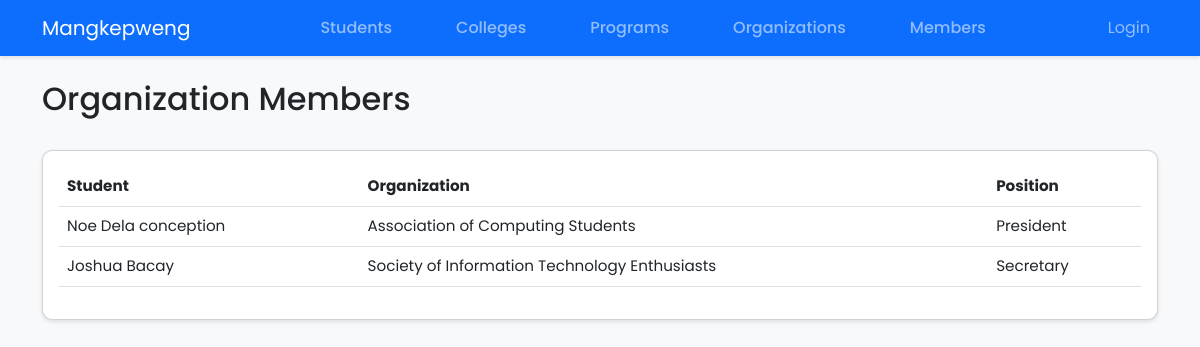
/members/, run on an earlier commit of the app's database.
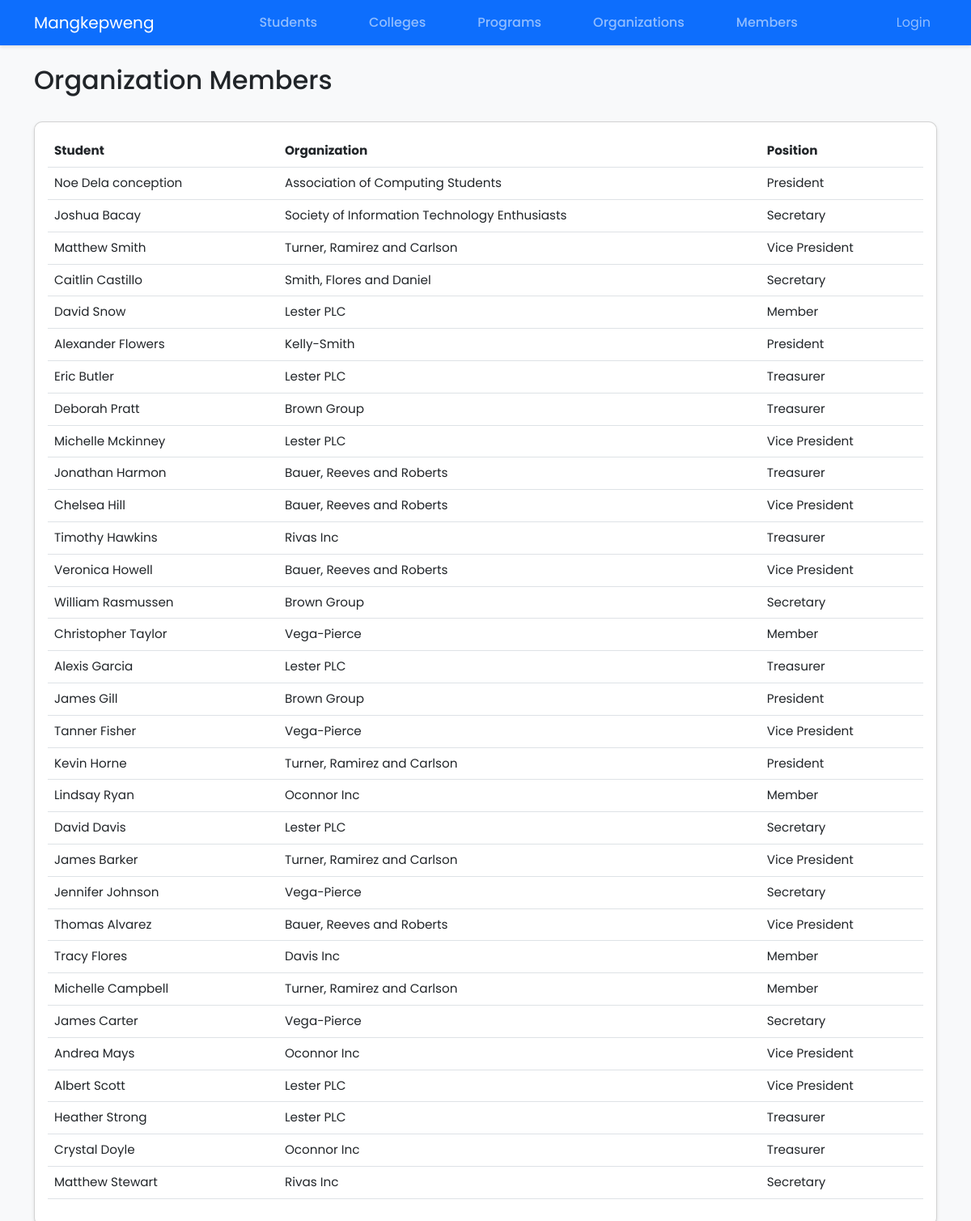
And on a later commit of the database.
### core/models.py (models this page shows, shortened)
class OrgMember(models.Model):
    student = models.ForeignKey(Student, on_delete=models.CASCADE)
    organization = models.ForeignKey(Organization, on_delete=models.CASCADE)
    position = models.CharField(max_length=50)

class Student(models.Model):
    first_name = models.CharField(max_length=50)
    last_name = models.CharField(max_length=50)
    student_id = models.CharField(max_length=20, unique=True)
    program = models.ForeignKey(Program, on_delete=models.CASCADE)
    def __str__(self):
        return f"{self.first_name} {self.last_name}"

class Organization(models.Model):
    name = models.CharField(max_length=100)
    code = models.CharField(max_length=10)
    description = models.TextField()
    def __str__(self):
        return self.name

### core/views.py (the view)
# urls.py: path('members/', views.OrgMemberListView.as_view(), name='orgmember_list'),
class OrgMemberListView(ListView):
    model = OrgMember
    template_name = 'core/orgmember_list.html'
    context_object_name = 'members'

### templates/core/orgmember_list.html (shortened to what this page needs)
{% extends 'base.html' %}
{% block content %}
<div class="d-flex justify-content-between align-items-center mb-4">
    <h2>Organization Members</h2>
</div>
<div class="card">
    <div class="card-body">
        <table class="table">
            <thead>
                <tr>
                    <th>Student</th>
                    <th>Organization</th>
                    <th>Position</th>
                </tr>
            </thead>
            <tbody>
                {% for member in members %}
                <tr>
                    <td>{{ member.student }}</td>
                    <td>{{ member.organization }}</td>
                    <td>{{ member.position }}</td>
                </tr>
                {% endfor %}
            </tbody>
        </table>
    </div>
</div>
{% endblock %}

### templates/base.html (shortened to what this page needs)
<!DOCTYPE html>
<html lang="en">
<head>
    {% load static %}
    <link href="https://cdn.jsdelivr.net/npm/bootstrap@5.3.0/dist/css/bootstrap.min.css" rel="stylesheet">
    <link rel="stylesheet" href="{% static 'css/style.css' %}">
</head>
<body>
    <nav class="navbar navbar-expand-lg navbar-dark bg-primary">
        <div class="container">
            <a class="navbar-brand" href="{% url 'dashboard' %}">Mangkepweng</a>
            <div class="navbar-nav mx-auto">
                <a class="nav-link text-center px-4" href="{% url 'student_list' %}">Students</a>
                <a class="nav-link text-center px-4" href="{% url 'college_list' %}">Colleges</a>
                <a class="nav-link text-center px-4" href="{% url 'program_list' %}">Programs</a>
                <a class="nav-link text-center px-4" href="{% url 'organization_list' %}">Organizations</a>
                <a class="nav-link text-center px-4" href="{% url 'orgmember_list' %}">Members</a>
            </div>
            <div class="navbar-nav">
                {% if user.is_authenticated %}
                    {% if user.is_staff %}
                        <a class="nav-link" href="{% url 'admin:index' %}">Admin</a>
                    {% endif %}
                    <a class="nav-link" href="{% url 'logout' %}">Logout</a>
                {% else %}
                    <a class="nav-link" href="{% url 'admin:login' %}">Login</a>
                {% endif %}
            </div>
        </div>
    </nav>
    <div class="container mt-4">
        {% block content %}{% endblock %}
    </div>
</body>
</html>

### static/css/style.css (style rules this page uses)
body { font-family: 'Poppins', sans-serif; background-color: #f8f9fa; }
.navbar { box-shadow: 0 2px 4px rgba(0,0,0,0.1); }
.card { border-radius: 10px; box-shadow: 0 2px 4px rgba(0,0,0,0.1); }
table { font-size: 0.95rem; }
thead { background-color: #f8f9fa; }
.navbar-nav.mx-auto .nav-link { font-weight: 500; transition: color 0.3s ease; }
.navbar-nav.mx-auto { gap: 1rem; }

What changed in the data, as far as the page shows it:
added OrgMember: student "Matthew Smith", organization "Turner, Ramirez and Carlson", position "Vice President"
added OrgMember: student "Caitlin Castillo", organization "Smith, Flores and Daniel", position "Secretary"
added OrgMember: student "David Snow", organization "Lester PLC", position "Member"
added OrgMember: student "Alexander Flowers", organization "Kelly-Smith", position "President"
added OrgMember: student "Eric Butler", organization "Lester PLC", position "Treasurer"
added OrgMember: student "Deborah Pratt", organization "Brown Group", position "Treasurer"
added OrgMember: student "Michelle Mckinney", organization "Lester PLC", position "Vice President"
added OrgMember: student "Jonathan Harmon", organization "Bauer, Reeves and Roberts", position "Treasurer"
added OrgMember: student "Chelsea Hill", organization "Bauer, Reeves and Roberts", position "Vice President"
added OrgMember: student "Timothy Hawkins", organization "Rivas Inc", position "Treasurer"
added OrgMember: student "Veronica Howell", organization "Bauer, Reeves and Roberts", position "Vice President"
added OrgMember: student "William Rasmussen", organization "Brown Group", position "Secretary"
added OrgMember: student "Christopher Taylor", organization "Vega-Pierce", position "Member"
added OrgMember: student "Alexis Garcia", organization "Lester PLC", position "Treasurer"
added OrgMember: student "James Gill", organization "Brown Group", position "President"
added OrgMember: student "Tanner Fisher", organization "Vega-Pierce", position "Vice President"
added OrgMember: student "Kevin Horne", organization "Turner, Ramirez and Carlson", position "President"
added OrgMember: student "Lindsay Ryan", organization "Oconnor Inc", position "Member"
added OrgMember: student "David Davis", organization "Lester PLC", position "Secretary"
added OrgMember: student "James Barker", organization "Turner, Ramirez and Carlson", position "Vice President"
added OrgMember: student "Jennifer Johnson", organization "Vega-Pierce", position "Secretary"
added OrgMember: student "Thomas Alvarez", organization "Bauer, Reeves and Roberts", position "Vice President"
added OrgMember: student "Tracy Flores", organization "Davis Inc", position "Member"
added OrgMember: student "Michelle Campbell", organization "Turner, Ramirez and Carlson", position "Member"
added OrgMember: student "James Carter", organization "Vega-Pierce", position "Secretary"
added OrgMember: student "Andrea Mays", organization "Oconnor Inc", position "Vice President"
added OrgMember: student "Albert Scott", organization "Lester PLC", position "Vice President"
added OrgMember: student "Heather Strong", organization "Lester PLC", position "Treasurer"
added OrgMember: student "Crystal Doyle", organization "Oconnor Inc", position "Treasurer"
added OrgMember: student "Matthew Stewart", organization "Rivas Inc", position "Secretary"
